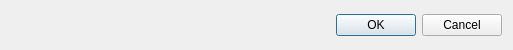
<?xml version="1.0" encoding="UTF-8"?>
<ui version="4.0">
 <class>AddDishesDialog</class>
 <widget class="QDialog" name="AddDishesDialog">
  <property name="geometry">
   <rect>
    <x>0</x>
    <y>0</y>
    <width>513</width>
    <height>50</height>
   </rect>
  </property>
  <property name="windowTitle">
   <string>添加菜单</string>
  </property>
  <layout class="QVBoxLayout" name="verticalLayout">
   <item>
    <widget class="QDialogButtonBox" name="buttonBox">
     <property name="orientation">
      <enum>Qt::Horizontal</enum>
     </property>
     <property name="standardButtons">
      <set>QDialogButtonBox::Cancel|QDialogButtonBox::Ok</set>
     </property>
    </widget>
   </item>
  </layout>
 </widget>
 <resources/>
 <connections>
  <connection>
   <sender>buttonBox</sender>
   <signal>accepted()</signal>
   <receiver>AddDishesDialog</receiver>
   <slot>accept()</slot>
   <hints>
    <hint type="sourcelabel">
     <x>248</x>
     <y>254</y>
    </hint>
    <hint type="destinationlabel">
     <x>157</x>
     <y>274</y>
    </hint>
   </hints>
  </connection>
  <connection>
   <sender>buttonBox</sender>
   <signal>rejected()</signal>
   <receiver>AddDishesDialog</receiver>
   <slot>reject()</slot>
   <hints>
    <hint type="sourcelabel">
     <x>316</x>
     <y>260</y>
    </hint>
    <hint type="destinationlabel">
     <x>286</x>
     <y>274</y>
    </hint>
   </hints>
  </connection>
 </connections>
</ui>
